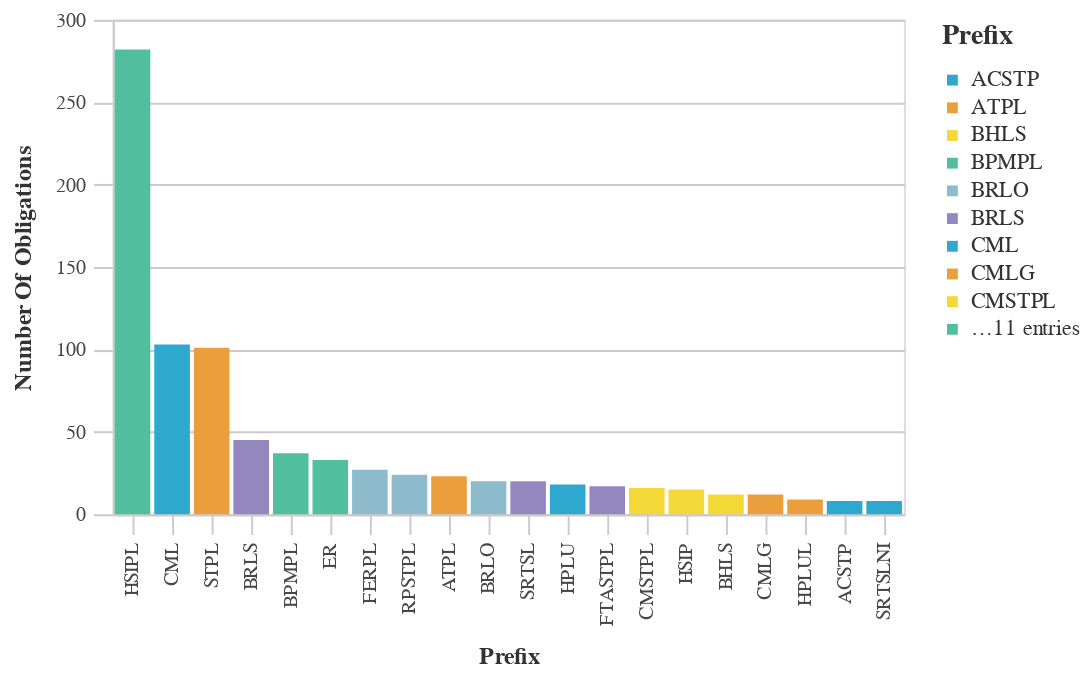

Notebook source saved alongside this figure:
### Markdown cell above
### Most Used Prefix Codes

### Code cell
#Bar chart with the Most Used Prefix Counts
chart_df = (df_top>>filter(_.variable=='prefix')).rename(columns={"value":"Prefix",
                                 "count":"Number of Obligations"})
chart9= (_dla_utils.basic_bar_chart_no_save(chart_df, 'Prefix', 'Number of Obligations', 'Prefix', district))
    

display(chart9)

### Figure 1 — Vega-Lite specification as saved in the notebook (floating-point values rounded to 4 significant figures)
{"config": {"view": {"continuousWidth": 400, "continuousHeight": 300}, "axis": {"domainColor": "#cbcbcb", "grid": true, "gridColor": "#cbcbcb", "gridWidth": 1, "labelColor": "#474747", "labelFont": "Nunito Sans", "labelFontSize": 10, "labelPadding": 4, "tickColor": "#cbcbcb", "tickSize": 10, "titleColor": "#333", "titleFont": "Raleway", "titleFontSize": 12, "titlePadding": 10}, "axisBand": {"grid": false}, "background": "white", "font": "Raleway", "header": {"labelFont": "Nunito Sans", "titleFont": "Raleway"}, "legend": {"labelColor": "#333", "labelFont": "Nunito Sans", "labelFontSize": 11, "labelLimit": 0, "padding": 1, "symbolSize": 30, "symbolType": "square", "titleColor": "#333", "titleFont": "Raleway", "titleFontSize": 14, "titlePadding": 10}, "title": {"anchor": "middle", "font": "Raleway", "fontSize": 18, "fontWeight": 300, "offset": 20}}, "data": {"name": "data-0275989a7df3e47fa78ae8513aa57228"}, "mark": "bar", "encoding": {"color": {"field": "Prefix", "legend": {"symbolLimit": 10, "title": "Prefix"}, "scale": {"range": ["#2EA8CE", "#EB9F3C", "#F4D837", "#51BF9D", "#8CBCCB", "#9487C0"]}, "type": "nominal"}, "tooltip": [{"field": "Prefix", "type": "nominal"}, {"field": "Number of Obligations", "type": "quantitative"}], "x": {"field": "Prefix", "sort": "-y", "title": "Prefix", "type": "nominal"}, "y": {"field": "Number of Obligations", "title": "Number Of Obligations", "type": "quantitative"}}, "height": 250, "width": 400, "$schema": "https://vega.github.io/schema/vega-lite/v4.17.0.json", "datasets": {"data-0275989a7df3e47fa78ae8513aa57228": [{"Prefix": "HSIPL", "Number of Obligations": 282, "variable": "prefix"}, {"Prefix": "CML", "Number of Obligations": 103, "variable": "prefix"}, {"Prefix": "STPL", "Number of Obligations": 101, "variable": "prefix"}, {"Prefix": "BRLS", "Number of Obligations": 45, "variable": "prefix"}, {"Prefix": "BPMPL", "Number of Obligations": 37, "variable": "prefix"}, {"Prefix": "ER", "Number of Obligations": 33, "variable": "prefix"}, {"Prefix": "FERPL", "Number of Obligations": 27, "variable": "prefix"}, {"Prefix": "RPSTPL", "Number of Obligations": 24, "variable": "prefix"}, {"Prefix": "ATPL", "Number of Obligations": 23, "variable": "prefix"}, {"Prefix": "BRLO", "Number of Obligations": 20, "variable": "prefix"}, {"Prefix": "SRTSL", "Number of Obligations": 20, "variable": "prefix"}, {"Prefix": "HPLU", "Number of Obligations": 18, "variable": "prefix"}, {"Prefix": "FTASTPL", "Number of Obligations": 17, "variable": "prefix"}, {"Prefix": "CMSTPL", "Number of Obligations": 16, "variable": "prefix"}, {"Prefix": "HSIP", "Number of Obligations": 15, "variable": "prefix"}, {"Prefix": "BHLS", "Number of Obligations": 12, "variable": "prefix"}, {"Prefix": "CMLG", "Number of Obligations": 12, "variable": "prefix"}, {"Prefix": "HPLUL", "Number of Obligations": 9, "variable": "prefix"}, {"Prefix": "ACSTP", "Number of Obligations": 8, "variable": "prefix"}, {"Prefix": "SRTSLNI", "Number of Obligations": 8, "variable": "prefix"}]}}
